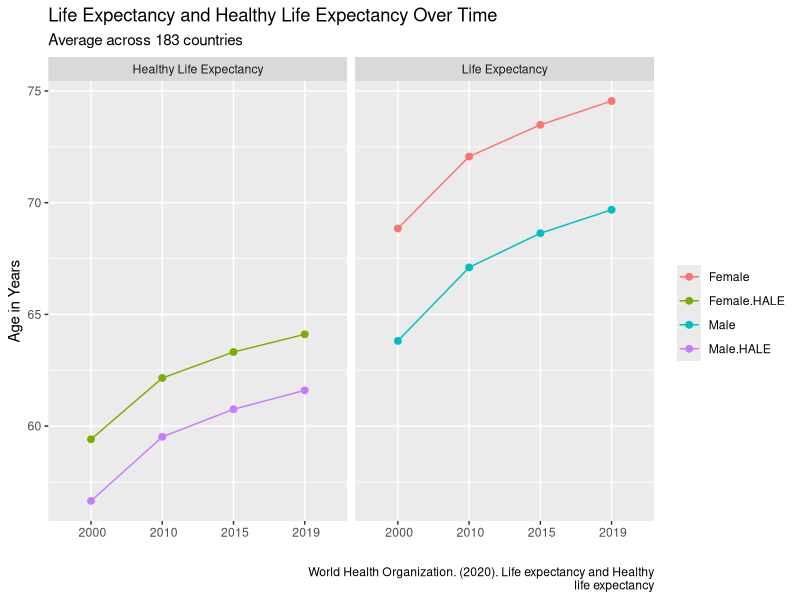

R code for this plot:
library(tidyverse)

dataframe <- read.csv("phc6791/data_life_who.csv")
df_clean <- dataframe[-1,]

dfc <- df_clean %>% 
  group_by(X.1) %>% 
  summarise(Male = mean(as.integer(Life.expectancy.at.birth..years..1)),
            Female = mean(as.integer(Life.expectancy.at.birth..years..2)),
            Male.HALE = mean(as.integer(Healthy.life.expectancy..HALE..at.birth..years..1)),
            Female.HALE = mean(as.integer(Healthy.life.expectancy..HALE..at.birth..years..2))) 

dfl <- dfc %>% 
  pivot_longer(cols = c(Male, Female, Male.HALE, Female.HALE),
               names_to = "Sex", values_to = "life.expectancy") %>% 
  arrange(Sex) %>% 
  mutate(LEvsHALE = ifelse(Sex == "Male" | Sex == "Female", "Life Expectancy",
                           "Healthy Life Expectancy"))

dfl %>% ggplot(aes(x = X.1, y = life.expectancy, color = Sex, group = Sex)) +
  geom_point(size = 2) +
  geom_line() +
  facet_grid(~ LEvsHALE) +
  labs(title = "Life Expectancy and Healthy Life Expectancy Over Time",
       subtitle = "Average across 183 countries", x = "", y = "Age in Years",
  caption = "World Health Organization. (2020). Life expectancy and Healthy
  life expectancy", color = "") 
